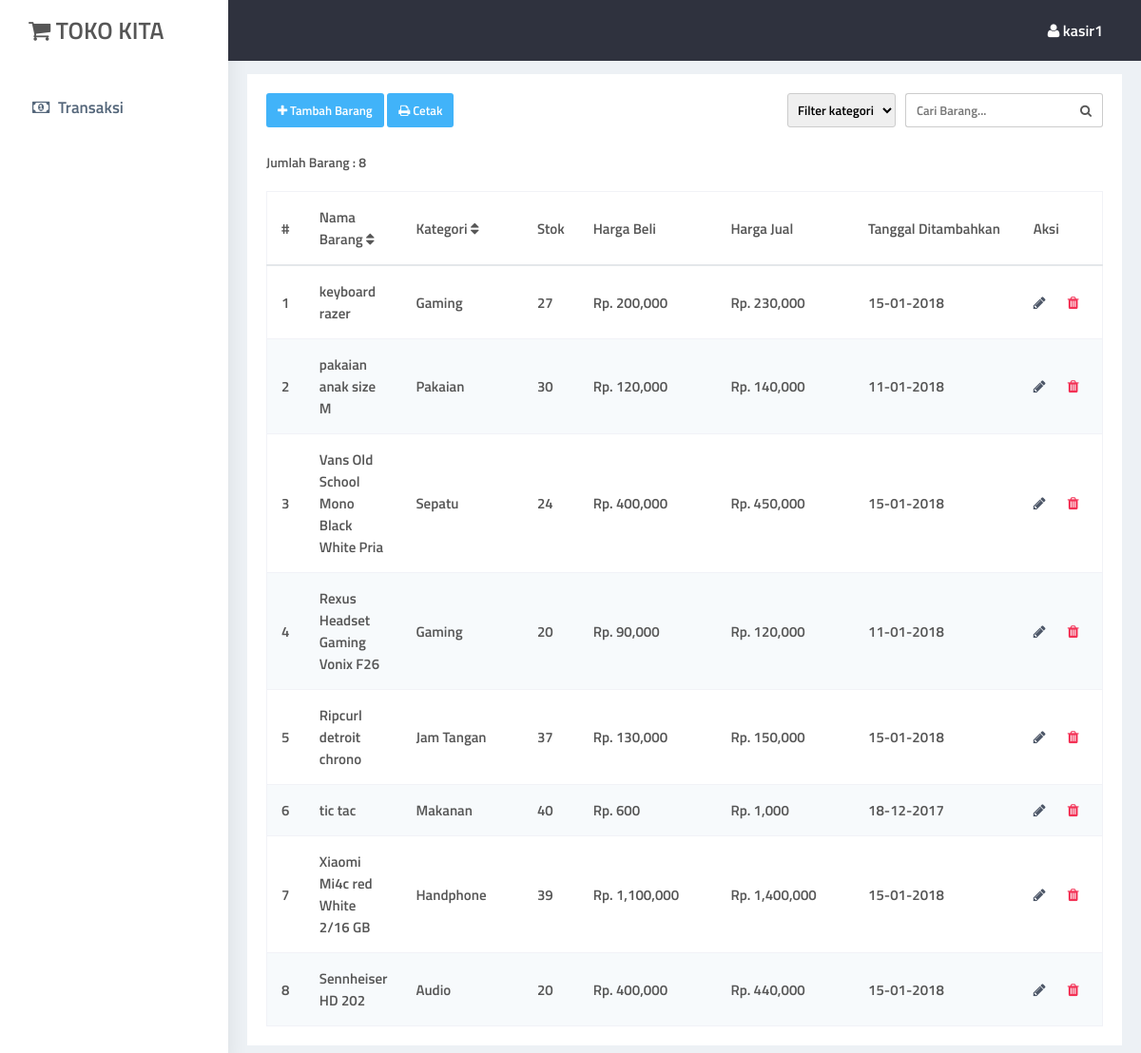
The page /barang.php (signed in) on the database its author committed.
### tables this page shows
CREATE TABLE `barang` (
  `id_barang` int(11) NOT NULL,
  `nama_barang` varchar(100) NOT NULL,
  `id_kategori` int(11) NOT NULL,
  `stok` int(11) NOT NULL,
  `harga_beli` varchar(100) NOT NULL,
  `harga_jual` varchar(100) NOT NULL,
  `date_added` timestamp NOT NULL DEFAULT CURRENT_TIMESTAMP ON UPDATE CURRENT_TIMESTAMP
);

CREATE TABLE `kategori` (
  `id_kategori` int(11) NOT NULL,
  `nama_kategori` varchar(100) NOT NULL
);

### root.php (the view, shortened to what this page needs)
<?php
class penjualan
{
	public $con;
	function __construct()
	{
		$this->con=new mysqli("localhost","root","","imk");
	}
		?><script type="text/javascript">
		<?php
	function tampil_barang($keyword){
		if ($keyword=="null") {
			$query=$this->con->query("select barang.id_barang,barang.nama_barang,barang.stok,barang.harga_beli,barang.harga_jual,barang.date_added,kategori.nama_kategori from barang inner join kategori on kategori.id_kategori=barang.id_kategori");
		}else{
			$query=$this->con->query("select barang.id_barang,barang.nama_barang,barang.stok,barang.harga_beli,barang.harga_jual,barang.date_added,kategori.nama_kategori from barang inner join kategori on kategori.id_kategori=barang.id_kategori where nama_barang like '%$keyword%'");
		}
		if ($query->num_rows > 0) {
			$no=1;
			while ($data=$query->fetch_assoc()) {
				?>
					<tr>
						<td><?= $no ?></td>
						<td><?= $data['nama_barang'] ?></td>
						<td><?= $data['nama_kategori'] ?></td>
						<td><?= $data['stok'] ?></td>
						<td>Rp. <?= number_format($data['harga_beli']) ?></td>
						<td>Rp. <?= number_format($data['harga_jual']) ?></td>
						<td><?= date("d-m-Y",strtotime($data['date_added'])) ?></td>
						<td>
							<a href="?action=edit_barang&id_barang=<?= $data['id_barang'] ?>" class="btn bluetbl m-r-10"><span class="btn-edit-tooltip">Edit</span><i class="fa fa-pencil"></i></a>
							<a href="handler.php?action=hapus_barang&id_barang=<?= $data['id_barang'] ?>" class="btn redtbl" onclick="return confirm('yakin ingin menghapus <?= $data['nama_barang']." (id : ".$data['id_barang'] ?>) ?')"><span class="btn-hapus-tooltip">Hapus</span><i class="fa fa-trash"></i></a>
						</td>
					</tr>
					<?php
					$no++;
			}
		}else{
			echo "<td></td><td colspan='5'>Maaf, barang yang anda cari tidak ada!</td>";
		}
	}
				?>
			<?php
	function show_jumlah_barang(){
		$query=$this->con->query("select * from barang");
		echo $query->num_rows;
	}
}
?>

### assets/index.css (style rules this page uses)
* { margin: 0;padding: 0;font-family: titillium; }
body { background: #edf1f5;animation-name: muncul;animation-duration: 0.5s }
.datatable th,.datatable td { padding: 15px;color: #565656;font-size: 15px; }
.datatable tr { border-bottom: 1px solid #f1f2f7 }
.datatable tr:nth-child(even) { background: #f7fafc !important }
.m-r-10 { padding-right:20px; }
.bluetbl { color: #4c5667; }
.redtbl { color: #f33155; }
.btn { position: relative;display: inline-block; }

### rows shown on the page
barang: nama_barang "keyboard razer", id_kategori.nama_kategori "Gaming", stok "27", harga_beli "200,000", harga_jual "230,000", date_added "15-01-2018"
barang: nama_barang "pakaian anak size M", id_kategori.nama_kategori "Pakaian", stok "30", harga_beli "120,000", harga_jual "140,000", date_added "11-01-2018"
barang: nama_barang "Vans Old School Mono Black White Pria", id_kategori.nama_kategori "Sepatu", stok "24", harga_beli "400,000", harga_jual "450,000", date_added "15-01-2018"
barang: nama_barang "Rexus Headset Gaming Vonix F26", id_kategori.nama_kategori "Gaming", stok "20", harga_beli "90,000", harga_jual "120,000", date_added "11-01-2018"
barang: nama_barang "Ripcurl detroit chrono", id_kategori.nama_kategori "Jam Tangan", stok "37", harga_beli "130,000", harga_jual "150,000", date_added "15-01-2018"
barang: nama_barang "tic tac", id_kategori.nama_kategori "Makanan", stok "40", harga_beli "600", harga_jual "1,000", date_added "18-12-2017"
barang: nama_barang "Xiaomi Mi4c red White 2/16 GB", id_kategori.nama_kategori "Handphone", stok "39", harga_beli "1,100,000", harga_jual "1,400,000", date_added "15-01-2018"
barang: nama_barang "Sennheiser HD 202", id_kategori.nama_kategori "Audio", stok "20", harga_beli "400,000", harga_jual "440,000", date_added "15-01-2018"

### other values the page prints
$_SESSION['username'] "kasir1"
$query->num_rows "8"
